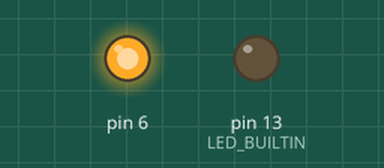
This sketch was run on a simulated Arduino Nano, built with avr-gcc and run on an emulated ATmega328P. On the bench: output pins drawn as LEDs (lit = HIGH).

Above: at 3.1 s.
At 36.1 s:
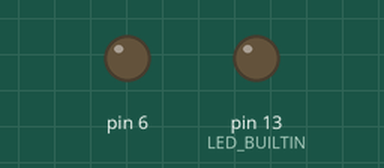
Timing chart, 0 to 37.6 s (numbered marks = the images above):
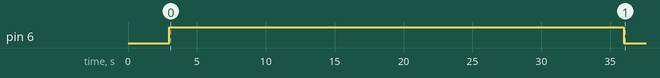

Measured:
- by itself, pin 6: HIGH → LOW at 36.0 s

The sketch:

Water_Pump_Timer_Automator_v10.ino
```cpp
// TO DO
/*

  1) Debugmode macro by defines
  2) time_on gibi global değişkenleri minimize etmenin yolunu bul

*/

#include <stdint.h>

// --- Feature toggles

#define POT_ENABLED 0           // enable potentiometer for changing off-time
#define LEVEL_SENSOR_ENABLED 0  // enable water level sensor

// --- setting for testing & troubleshooting

#define DEBUG_MODE_ENABLED 0      // display debug logs on serial monitor // DON'T FORGET TO DISABLE THIS BEFORE FINAL UPLOAD TO THE CARD
#define FAST_TEST_MODE_ENABLED 0  // 10 seconds on / 10 seconds off test mode // DON'T FORGET TO DISABLE THIS BEFORE FINAL UPLOAD TO THE CARD

#if DEBUG_MODE_ENABLED
#define LOG(x) Serial.print(x)
#define LOG_LN(x) Serial.println(x)
#define LOG_BEGIN(baudrate) Serial.begin(baudrate)
#else
#define LOG(x)
#define LOG_LN(x)
#define LOG_BEGIN(baudrate)
#endif

namespace POT
{
constexpr uint16_t MAX_VALUE = 1023;
constexpr uint8_t NUM_RANGES = 3;
constexpr uint16_t RANGE = MAX_VALUE / NUM_RANGES;
}

namespace CONVERSIONS {

constexpr uint16_t SECONDS_TO_MILLISECONDS = 1000;
constexpr uint16_t MINUTES_TO_MILLISECONDS = 60000;
}

// --- setting timers
namespace S_TIMERS_DELAYS {
constexpr uint8_t TIME_ON_IN_S = 33;   // 40 -> 33 seconds time_on as default
constexpr uint8_t TIME_OFF_IN_M = 15;  // 10 -> 15 minutes time_off as default

constexpr uint8_t FT_TIME_ON_IN_S = 4;   // 10 seconds time_on ONLY IN TEST MODE
constexpr uint8_t FT_TIME_OFF_IN_S = 4;  // 10 seconds time_off ONLY IN TEST MODE

constexpr uint16_t STARTUP = 3000;  // wait 3 seconds after powering-up the Arduino
constexpr uint16_t DEBUG_PERIOD_IN_S = 1000;

// -- time-off options
constexpr uint32_t POT_CHECK_INTERVAL = 0.5 * CONVERSIONS::MINUTES_TO_MILLISECONDS;  // 1 minutes interval for reading potentiometer (300,000 ms)
constexpr uint8_t TIME_OFF_OPT_1 = 5;                 // 5 minutes time off in pot option 1
constexpr uint8_t TIME_OFF_OPT_2 = 10;                // 10 minutes time off in pot option 2
constexpr uint8_t TIME_OFF_OPT_ANTIFREEZE = 30;       // 30 minutes time off in anti-freeze mode

constexpr uint16_t TIME_OFF_OPT_1_SCALE = POT::RANGE * 1;
constexpr uint16_t TIME_OFF_OPT_2_SCALE = POT::RANGE * 2;
}

namespace S_COMMS {
constexpr uint16_t S_BAUDRATE = 9600;
}

namespace PIN {
constexpr uint8_t LEVEL_SENSOR = 2;
constexpr uint8_t RELAY = 6;  // 6 IN UNO // CHANGED FROM 4 -> 3 -> 6
constexpr uint8_t LED_LEVEL_FULL = LED_BUILTIN;
constexpr uint8_t POT = A7;
}

// --- shortcuts and macros for better readability

namespace RELAY {
//constexpr bool ON = LOW; // FOR NEW SYSTEM IN NANO??
//constexpr bool OFF = HIGH; // FOR NEW SYSTEM IN NANO??
constexpr bool ON = HIGH;  // IN CURRENT SYSTEM
constexpr bool OFF = LOW;  // IN CURRENT SYSTEM
}

constexpr uint8_t BUF_SIZE = 64;

// --- Global variables

// - Time Tracking

uint32_t previousMillis = 0;
uint16_t time_on = ((uint16_t)S_TIMERS_DELAYS::TIME_ON_IN_S * CONVERSIONS::SECONDS_TO_MILLISECONDS);    // seconds to milliseconds
uint32_t time_off = ((uint32_t)S_TIMERS_DELAYS::TIME_OFF_IN_M * CONVERSIONS::MINUTES_TO_MILLISECONDS);  // minutes to milliseconds
uint32_t lastPotReadingMillis = 0;

// -- Buffers
char buf_serial[BUF_SIZE];


// --- function prototypes
void ControlPump(void);

// -------- Start of void setup()

void setup() {
  pinMode(PIN::RELAY, OUTPUT);
  pinMode(PIN::LED_LEVEL_FULL, OUTPUT);

#if (POT_ENABLED)
  pinMode(PIN::POT, INPUT);
#endif

#if (LEVEL_SENSOR_ENABLED)
  pinMode(PIN::LEVEL_SENSOR, INPUT);  // DON'T FORGET TO PUT A 4.7 - 10 kOhm PULL-UP RESISTOR !!
#endif

  digitalWrite(PIN::RELAY, RELAY::OFF);  // Ensuring relay is off at startup
  digitalWrite(PIN::LED_LEVEL_FULL, LOW);

  LOG_BEGIN(S_COMMS::S_BAUDRATE);
  LOG_LN("\nSystem starting...");

  uint32_t startTime = millis();
  while ((millis() - startTime) < S_TIMERS_DELAYS::STARTUP) {}

#if (POT_ENABLED)

  uint16_t potValue = analogRead(PIN::POT);
  // Adjust time_off based on potentiometer reading at startup
  if (potValue < S_TIMERS_DELAYS::TIME_OFF_OPT_1_SCALE) {
    time_off = S_TIMERS_DELAYS::TIME_OFF_OPT_1 * CONVERSIONS::MINUTES_TO_MILLISECONDS;
  } else if (potValue < S_TIMERS_DELAYS::TIME_OFF_OPT_2_SCALE) {
    time_off = S_TIMERS_DELAYS::TIME_OFF_OPT_2 * CONVERSIONS::MINUTES_TO_MILLISECONDS;
  } else {
    time_off = S_TIMERS_DELAYS::TIME_OFF_OPT_ANTIFREEZE * CONVERSIONS::MINUTES_TO_MILLISECONDS;  // anti-freeze mode
  }
#endif

#if (FAST_TEST_MODE_ENABLED)
  time_on = S_TIMERS_DELAYS::FT_TIME_ON_IN_S * CONVERSIONS::SECONDS_TO_MILLISECONDS;    // 10 seconds to milliseconds // REAL TIMER
  time_off = S_TIMERS_DELAYS::FT_TIME_OFF_IN_S * CONVERSIONS::SECONDS_TO_MILLISECONDS;  // 10 seconds to milliseconds // REAL TIMER
#endif

#if (LEVEL_SENSOR_ENABLED)
  if (!(digitalRead(PIN::LEVEL_SENSOR))) {
    digitalWrite(PIN::RELAY, RELAY::ON);  // added later for startup activation
    previousMillis = millis();            // added later for startup activation
  }

#else
  digitalWrite(PIN::RELAY, RELAY::ON);  // added later for startup activation
  previousMillis = millis();            // added later for startup activation
#endif
}

// -------- End of void setup()

// -------- Start of void loop()

void loop() {

#if (DEBUG_MODE_ENABLED)
  static uint32_t lastDebugTime = 0;
  if ((millis() - lastDebugTime) >= S_TIMERS_DELAYS::DEBUG_PERIOD_IN_S) {
    lastDebugTime = millis();
    snprintf(buf_serial, sizeof(buf_serial),
             "Time: %lu s, Relay: %d, Level Sensor: %d-%d-%d, Pot: %d-%d, Time_off: %d min",
             (((millis() - S_TIMERS_DELAYS::STARTUP) / 1000)), !(digitalRead(PIN::RELAY)),
             LEVEL_SENSOR_ENABLED, digitalRead(PIN::LEVEL_SENSOR), digitalRead(PIN::LED_LEVEL_FULL),
             POT_ENABLED, analogRead(PIN::POT), (time_off / 60000));

    LOG_LN(buf_serial);
    Serial.flush();
  }
#endif


  if (POT_ENABLED && (!FAST_TEST_MODE_ENABLED) && ((millis() - lastPotReadingMillis) >= S_TIMERS_DELAYS::POT_CHECK_INTERVAL))  // setting time_off by pot values
  {
    lastPotReadingMillis = millis();
    uint16_t potValue = analogRead(PIN::POT);

    if (potValue < S_TIMERS_DELAYS::TIME_OFF_OPT_1_SCALE) {
      time_off = S_TIMERS_DELAYS::TIME_OFF_OPT_1 * CONVERSIONS::MINUTES_TO_MILLISECONDS;
    } else if (potValue < S_TIMERS_DELAYS::TIME_OFF_OPT_2_SCALE) {
      time_off = S_TIMERS_DELAYS::TIME_OFF_OPT_2 * CONVERSIONS::MINUTES_TO_MILLISECONDS;
    } else  // anti-freeze mode
    {
      time_off = S_TIMERS_DELAYS::TIME_OFF_OPT_ANTIFREEZE * CONVERSIONS::MINUTES_TO_MILLISECONDS;  // anti-freeze mode
      ControlPump();
      digitalWrite(PIN::LED_LEVEL_FULL, digitalRead(PIN::LEVEL_SENSOR));
      return;
    }
  }

#if (LEVEL_SENSOR_ENABLED)  // if level sensor is used
  // uint16_t levelSensorValue = analogRead(PIN::LEVEL_SENSOR);

  if (!(digitalRead(PIN::LEVEL_SENSOR)))  // if water tank is not full, proceed normally
  {
    ControlPump();
    digitalWrite(PIN::LED_LEVEL_FULL, LOW);
  } else  // if tank is full, STOP and wait till it's not full and then wait for time_off time
  {
    digitalWrite(PIN::RELAY, RELAY::OFF);
    previousMillis = millis();
    digitalWrite(PIN::LED_LEVEL_FULL, HIGH);
  }
#else  // No level sensor, just use the timer

  ControlPump();
#endif
}
// -------- End of void loop()

// ------- Start of custom function implementations
void ControlPump() {
  uint64_t currentMillis = millis();

  if (digitalRead(PIN::RELAY) == RELAY::ON) {
    if ((currentMillis - previousMillis) >= time_on) {
      digitalWrite(PIN::RELAY, RELAY::OFF);
      previousMillis = currentMillis;
    }
  } else {
    if ((currentMillis - previousMillis) >= time_off) {
      digitalWrite(PIN::RELAY, RELAY::ON);
      previousMillis = currentMillis;
    }
  }
}

// ------- End of custom function implementations
```
